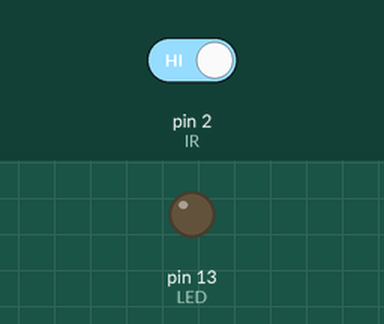
Simulated run of this sketch. Board: Arduino Uno, built with avr-gcc and run on an emulated ATmega328P. Shown: output pins drawn as LEDs (lit = HIGH). The inputs (shaded band) are chosen by the test bench; at power-on: pin 2 (IR) HIGH. What the sketch prints to the serial monitor is not drawn.

Above: at 1.2 s.
1.3 s: pin 2 (IR) driven LOW
At 2.5 s:
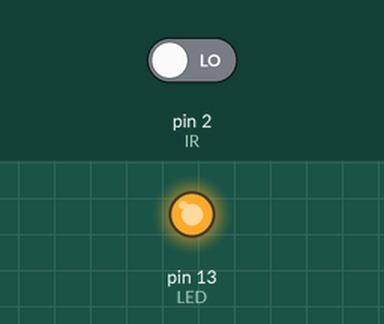
2.8 s: pin 2 (IR) driven HIGH
At 3.8 s:
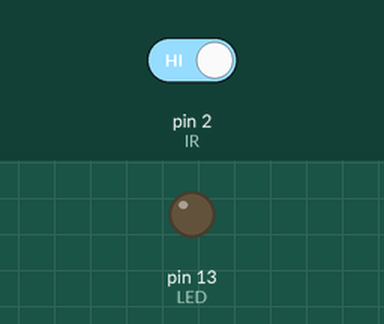
Timing chart, 0 to 5.8 s (numbered marks = the images above; inputs shaded):
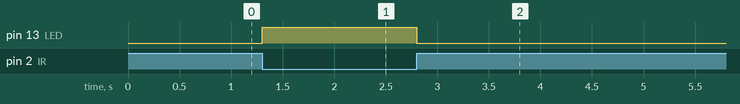

Measured:
- after the input at 1.3 s, pin 13 (LED): LOW → HIGH at once
- after the input at 2.8 s, pin 13 (LED): HIGH → LOW at once

The sketch:

IRsensor.ino
```cpp
int IR = 2;
int LED = 13;

void setup() {
  // put your setup code here, to run once:
  pinMode(IR, INPUT);
  pinMode(LED, OUTPUT);

  Serial.begin(115200);
}

void loop() {
  // put your main code here, to run repeatedly:
  int IRsensor = digitalRead(IR);
  Serial.println(IRsensor);

  if (IRsensor == LOW) { // 감지하면 LOW, 감지하지 못하면(디폴트) HIGH
    digitalWrite(LED, 1);
  }
  else {
    digitalWrite(LED, 0);
  }
}
```
